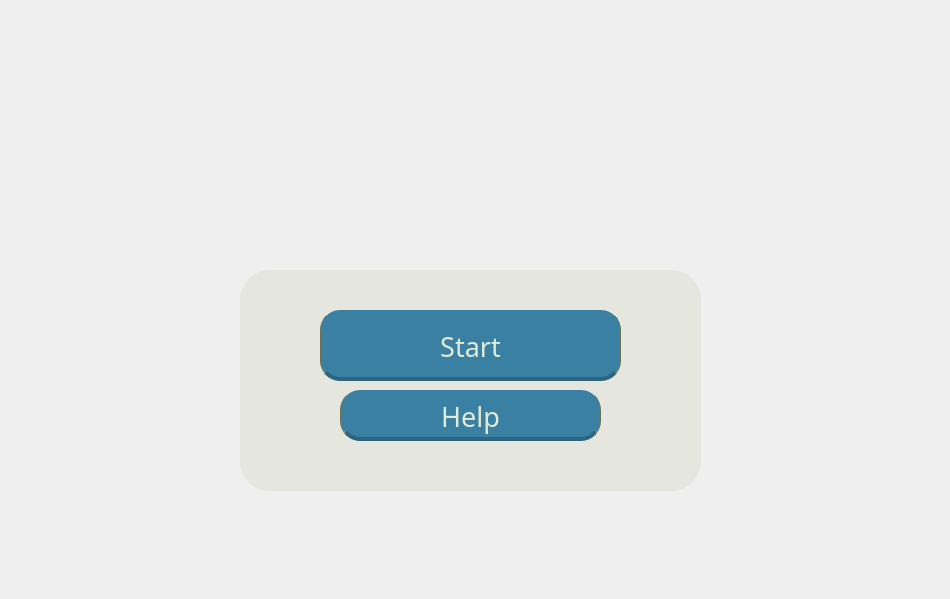
<?xml version="1.0" encoding="UTF-8"?>
<ui version="4.0">
 <class>TitleScreen</class>
 <widget class="QDialog" name="TitleScreen">
  <property name="geometry">
   <rect>
    <x>0</x>
    <y>0</y>
    <width>950</width>
    <height>599</height>
   </rect>
  </property>
  <property name="windowTitle">
   <string>The Floridians Guide</string>
  </property>
  <widget class="QLabel" name="title">
   <property name="geometry">
    <rect>
     <x>180</x>
     <y>130</y>
     <width>591</width>
     <height>81</height>
    </rect>
   </property>
   <property name="tabletTracking">
    <bool>false</bool>
   </property>
   <property name="autoFillBackground">
    <bool>false</bool>
   </property>
   <property name="text">
    <string/>
   </property>
   <property name="pixmap">
    <pixmap>Images/title.gif</pixmap>
   </property>
   <property name="scaledContents">
    <bool>true</bool>
   </property>
  </widget>
  <widget class="QLabel" name="background">
   <property name="geometry">
    <rect>
     <x>0</x>
     <y>0</y>
     <width>950</width>
     <height>600</height>
    </rect>
   </property>
   <property name="text">
    <string/>
   </property>
   <property name="textFormat">
    <enum>Qt::RichText</enum>
   </property>
   <property name="pixmap">
    <pixmap>Images/482680.jpg</pixmap>
   </property>
   <property name="scaledContents">
    <bool>true</bool>
   </property>
  </widget>
  <widget class="QFrame" name="mainframe">
   <property name="geometry">
    <rect>
     <x>240</x>
     <y>270</y>
     <width>461</width>
     <height>221</height>
    </rect>
   </property>
   <property name="styleSheet">
    <string notr="true">QFrame{
	background-color: rgba(217, 218, 199, 120);
	border-radius: 30px;

}</string>
   </property>
   <property name="frameShape">
    <enum>QFrame::StyledPanel</enum>
   </property>
   <property name="frameShadow">
    <enum>QFrame::Raised</enum>
   </property>
   <widget class="QPushButton" name="startButton">
    <property name="geometry">
     <rect>
      <x>80</x>
      <y>40</y>
      <width>301</width>
      <height>71</height>
     </rect>
    </property>
    <property name="font">
     <font>
      <family>Nexa Bold</family>
      <pointsize>20</pointsize>
      <weight>50</weight>
      <italic>false</italic>
      <bold>false</bold>
     </font>
    </property>
    <property name="styleSheet">
     <string notr="true">QPushButton {
	background-color: rgb(58, 128, 162);
	border: none;
	padding-top: 5px;
	color: rgb(226, 234, 216);
	border-radius: 20px;
	border-left: 1px solid rgb(110, 114, 76);
	border-right: 1px solid rgb(110, 114, 76);
	border-bottom: 4px solid rgb(45, 101, 127);

}
QPushButton:hover {
	background-color: rgb(63, 141, 177);
	border-left: 1px solid rgb(110, 114, 76);
	border-right: 1px solid rgb(110, 114, 76);
	border-radius: 20px;
	border-bottom: 4px solid rgb(51, 115, 145);

}

QPushButton:pressed {
	background-color: rgb(51, 115, 145);
	border-left: 1px solid rgb(110, 114, 76);
	border-right: 1px solid rgb(110, 114, 76);
	border-top: 5px solid rgb(45, 101, 127);
	border-radius: 20px;
	padding-top: -5x;
	border-bottom: none;

}</string>
    </property>
    <property name="text">
     <string>Start</string>
    </property>
    <property name="iconSize">
     <size>
      <width>50</width>
      <height>50</height>
     </size>
    </property>
   </widget>
   <widget class="QPushButton" name="helpButton">
    <property name="geometry">
     <rect>
      <x>100</x>
      <y>120</y>
      <width>261</width>
      <height>51</height>
     </rect>
    </property>
    <property name="font">
     <font>
      <family>Nexa Bold</family>
      <pointsize>20</pointsize>
      <weight>50</weight>
      <italic>false</italic>
      <bold>false</bold>
     </font>
    </property>
    <property name="styleSheet">
     <string notr="true">QPushButton {
	background-color: rgb(58, 128, 162);
	border: none;
	padding-top: 5px;
	color: rgb(226, 234, 216);
	border-radius: 20px;
	border-left: 1px solid rgb(110, 114, 76);
	border-right: 1px solid rgb(110, 114, 76);
	border-bottom: 4px solid rgb(45, 101, 127);

}
QPushButton:hover {
	background-color: rgb(63, 141, 177);
	border-left: 1px solid rgb(110, 114, 76);
	border-right: 1px solid rgb(110, 114, 76);
	border-radius: 20px;
	border-bottom: 4px solid rgb(51, 115, 145);

}

QPushButton:pressed {
	background-color: rgb(51, 115, 145);
	border-left: 1px solid rgb(110, 114, 76);
	border-right: 1px solid rgb(110, 114, 76);
	border-top: 5px solid rgb(45, 101, 127);
	border-radius: 20px;
	padding-top: -5x;
	border-bottom: none;

}</string>
    </property>
    <property name="text">
     <string>Help</string>
    </property>
    <property name="iconSize">
     <size>
      <width>50</width>
      <height>50</height>
     </size>
    </property>
   </widget>
  </widget>
  <zorder>background</zorder>
  <zorder>title</zorder>
  <zorder>mainframe</zorder>
 </widget>
 <resources/>
 <connections/>
</ui>
